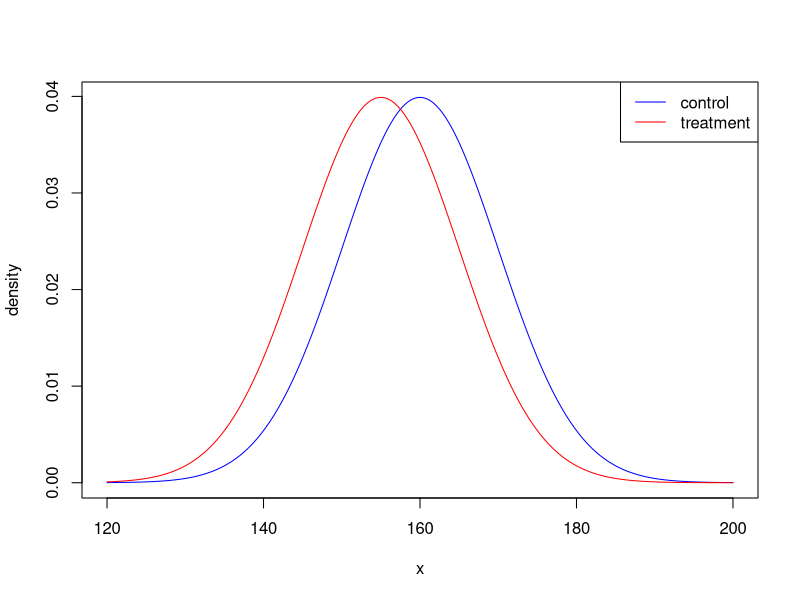
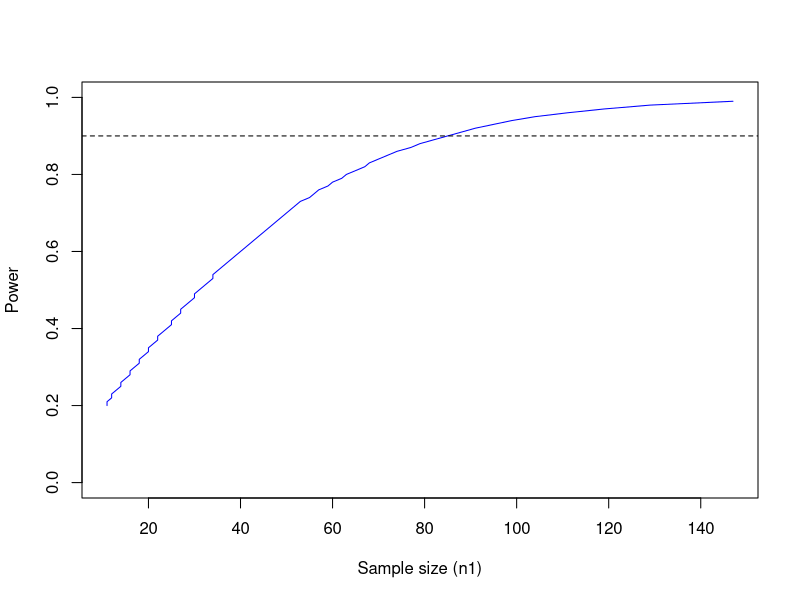
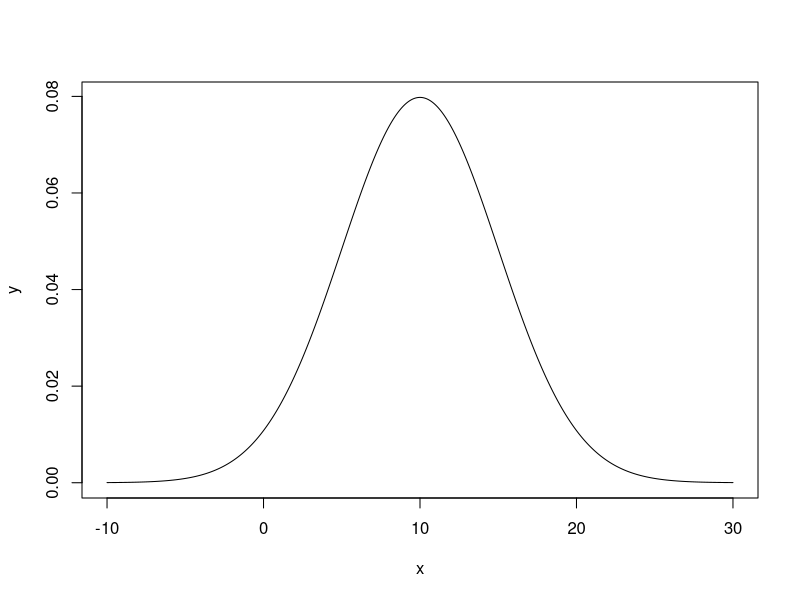
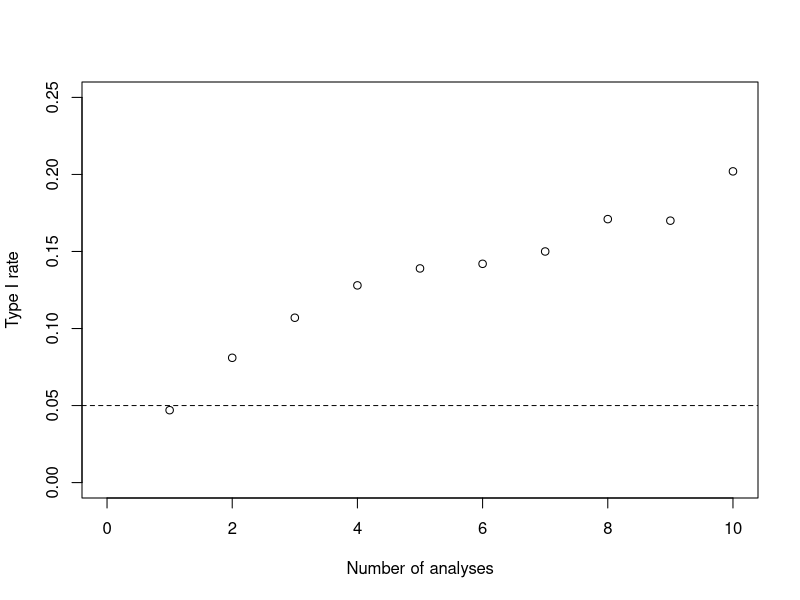

R code for these plots, in order:
## ---- chunk 1
knitr::opts_chunk$set(echo = TRUE)
## ---- chunk 2
x <- seq(120, 200, by=0.01)
control <- dnorm(x, 160, sd = 10)
plot(x,control, type="l", ylab="density", col="blue")
treatment <- dnorm(x, 155, sd =10)
lines(x, treatment, col="red")
legend("topright", legend=c("control", "treatment"), col=c("blue", "red"), lty=1)

## ---- chunk 3
sigma1 <- 10
sigma2 <- 10
alpha <- 0.05
delta <- 5
PowerFunc <- function(beta){
  n1 <- ((sigma1^2+sigma2^2)*(qnorm(1-alpha/2)+qnorm(1-beta))^2)/(delta^2)
n1 <- ceiling(n1)
}
betavec <- seq(0, 0.8, by=0.01)
power <- rep(NA, length = length(betavec))
for (i in 1:length(betavec)){
  power[i] <- PowerFunc(betavec[i])
}
plot(power, 1-betavec, ylim=c(0,1), type="l", xlab="Sample size (n1)", ylab="Power", col="blue")
abline(h = 0.9, lty=2)
## ---- chunk 4
x <- seq(-10, 30, by=0.01)
y <- dnorm(x, 10, sd = 5)
plot(x, y, type="l")
## ---- chunk 5
testvec <- rep(NA, 1000)
for (i in 1:1000){
  controldata <- rnorm(100, 10, sd =5)
treatmentdata <- rnorm(100, 10, sd =5)
test <- t.test(controldata, treatmentdata)
testvec[i] <- test$p.value<0.05
}
mean(testvec)
## ---- chunk 6

IAFunc <- function(numberofanalyses){
  testvec <- rep(NA, 1000)
for (i in 1:1000){
  rejected <- F
  controldata <- rnorm(100, 10, sd =10)
  treatmentdata <- rnorm(100, 10, sd =10)
  for (j in 1:numberofanalyses){
      cdata <- controldata[1:(j*(100/numberofanalyses))]
      tdata <- treatmentdata[1:(j*(100/numberofanalyses))]
      test <- t.test(cdata, tdata)
      if (test$p.value<0.05){
        rejected <- T
        break
    }
  }
testvec[i] <- rejected
}
  return(mean(testvec))
}


analyses <- 1:10
iavec <- rep(NA, 10)
for (i in 1:10){
  iavec[i] <- IAFunc(analyses[i])
}

plot(iavec, ylim=c(0, 0.25), xlab="Number of analyses", ylab="Type I rate", xlim=c(0, 10))
abline(h = 0.05, lty=2)
